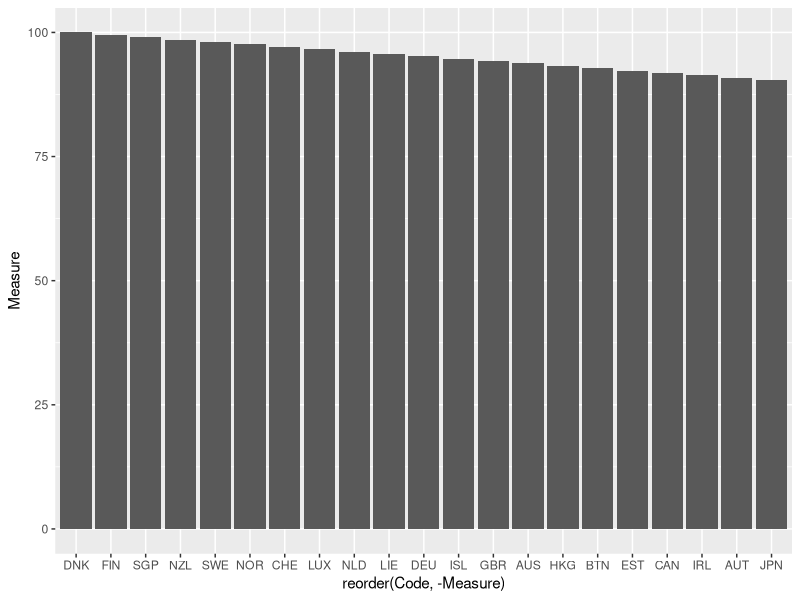
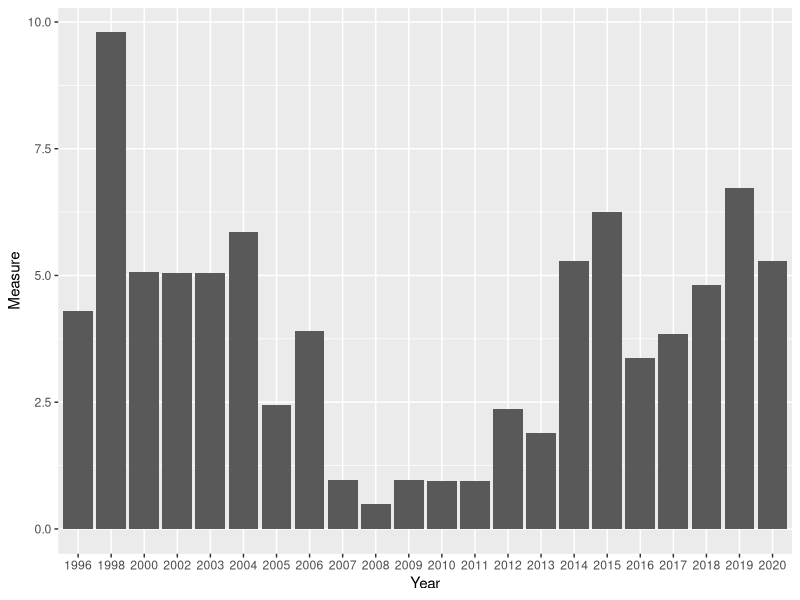

These charts were generated, in order, by the following R code:
library(tidyverse)
library(readxl)

# import excel sheet and skip header rows
df_raw <- read_excel('data/wgi/wgidataset.xlsx', sheet='ControlofCorruption', skip=12)

# need to combine the first two rows 

# convert the column names and first row into two vectors

df_col_1 <- colnames(df_raw)
df_col_2 <- as.character(slice(df_raw,1))

# get rid of the auto numbering in the columns
df_col_1 <- str_remove(df_col_1, '\\..*$')

# now join each element of the two vectors with paste()
df_cols <- paste0(df_col_1, df_col_2)



# make new df with values and new column names
df <- df_raw[-1,]
names(df) <- df_cols

head(df)

# replace all the instances of '#N/A'  with NA

nona <- function(s) {str_replace(s,'#N/A','NA')}
df <- df %>% mutate(across(everything(), nona))

# convert columns to numeric type
df <- type_convert(df)

# pivot time
# we want seven cols in total:
# country, code, year, category, measure

df <- df %>% pivot_longer(
 cols = `1996Estimate`:`2020Upper`,
 names_to = c('Year','Category'),
 names_pattern = '(.{4})(.*)',
 values_to = 'Measure'
)


# done, now let's demonstrate a couple of simple visualizations

df_rank_2020 <- df %>% 
  filter(Category=='Rank', Year==2020) %>% 
  filter(Measure >= 90) %>%
  arrange(desc(Measure))

df_rank_2020 %>% ggplot(aes(x=reorder(Code, -Measure), y=Measure)) +
  geom_bar(stat='identity')


df_rank_annual <- df %>% 
  filter(Category=='Rank', Code=='AFG') %>% 
  arrange(Year)

df_rank_annual %>% ggplot(aes(x=Year, y=Measure)) +
  geom_bar(stat='identity')

          